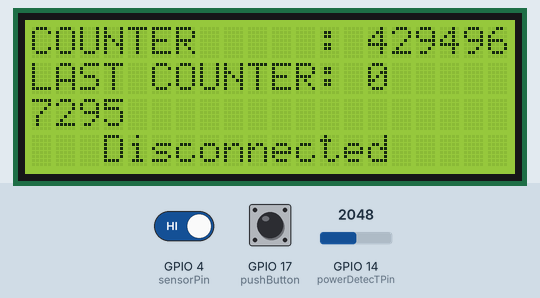
Bench run of a program on a simulated ESP32. On the bench: 20×4 character LCD. Inputs (shaded band) come from the test bench; at power-on: GPIO 17 (pushButton) HIGH, GPIO 4 (sensorPin) HIGH, GPIO 14 (powerDetecTPin) = 2048. WiFi joins after 1.5 s; servers stay silent unless stated; EEPROM starts erased; what the program prints to the serial monitor is not drawn.

Above: at 1.2 s.
1.3 s: GPIO 17 (pushButton) pulled LOW for 0.15 s
At 3.0 s:
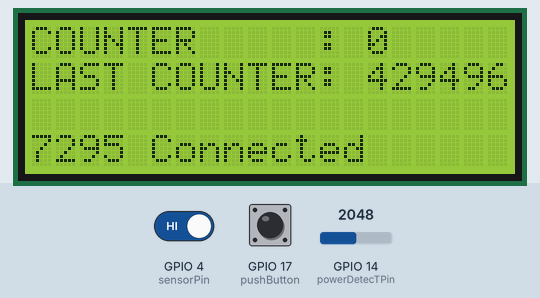
4.7 s: GPIO 4 (sensorPin) driven LOW
At 5.5 s:
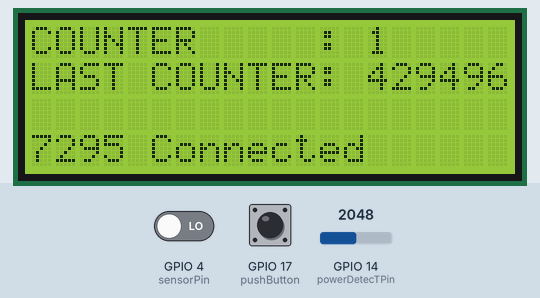
6.5 s: GPIO 17 (pushButton) pulled LOW for 1 s
At 7.0 s:
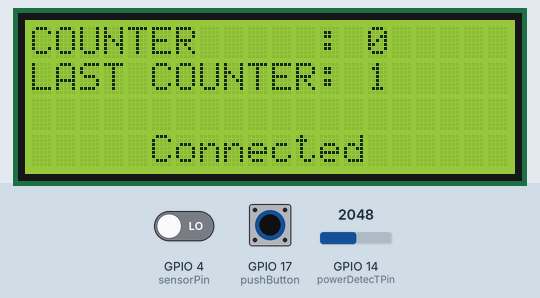
Timing chart, 0 to 9.5 s (numbered marks = the images above; inputs shaded):
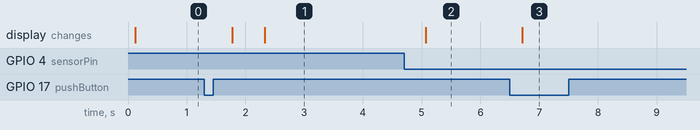

Measured:
- after the input at 1.3 s, the display: first changes after 0.48 s (image 1 shows a later state)
- after the input at 4.7 s, the display: changes after 0.37 s (image 2)
- after the input at 6.5 s, the display: changes after 0.21 s (image 3)

The program:

main.cpp
```cpp
#include <Arduino.h>
#include <Wifi.h>
#include <Wire.h>
#include <LiquidCrystal_I2C.h>
#include <EEPROM.h>

#define BLYNK_PRINT Serial
#define BLYNK_TEMPLATE_ID "TMPL6U5RXJ5k_"
#define BLYNK_TEMPLATE_NAME "Summary Counting"
#define BLYNK_AUTH_TOKEN "f8dbB5E9_w1LGEh9imLd59ro7ExnGRmK"
#include <BlynkSimpleEsp32.h>

#define sensorPin       4  // Proximity Pin
#define pushButton      17
#define powerDetecTPin  14

float analogThreshold = 4000; //analog value

char ssid[] = "KOK";
char pass[] = "123123123";

volatile unsigned long counter = 0;
unsigned long lastCounter = 0;
unsigned long lastInterruptTime = 0;
const unsigned long debounceSensor = 50;  // in milliseconds (ms) debounce delay
bool wifiStatus = 0;

LiquidCrystal_I2C lcd(0x27, 20, 4);

void IRAM_ATTR detectSensor();
void wifiAndSendDataTask(void *parameter);
void lcdDisplayTask(void *paramter);
void resetCounterTask(void *parameter);
void checkPowerDownTask(void *parameter);
unsigned long readCounterFromEEPROM();

void setup() {
  Serial.begin(9600);
  Wire.begin();
  lcd.init();
  lcd.backlight();
  pinMode(sensorPin, INPUT_PULLUP);
  pinMode(pushButton, INPUT_PULLUP);

  EEPROM.begin(64);
  counter = readCounterFromEEPROM();

  attachInterrupt(digitalPinToInterrupt(sensorPin), detectSensor, FALLING);

  // Task pada Core 0
  xTaskCreatePinnedToCore(wifiAndSendDataTask, "Wifi and Send Data Task", 5120, NULL, 1, NULL, 0);
  xTaskCreatePinnedToCore(checkPowerDownTask, "Check Power Down Task", 2048, NULL, 1, NULL, 1);

  // Task pada Core 1
  xTaskCreatePinnedToCore(lcdDisplayTask, "LCD Display Task", 2048, NULL, 2, NULL, 1);
  xTaskCreatePinnedToCore(resetCounterTask, "Reset Counter Task", 4096, NULL, 1, NULL, 1);
}

void loop() {
  // Serial.println(counter);
}

void IRAM_ATTR detectSensor() {
  unsigned long interruptTime = millis();
  bool readSensor = digitalRead(sensorPin);

  if(interruptTime - lastInterruptTime > debounceSensor) {
    if (readSensor == LOW) {
      counter++;
    }
    lastInterruptTime = interruptTime;
  }
}

void setupWifi() {
  WiFi.mode(WIFI_STA);
  WiFi.begin(ssid, pass);
  Serial.print("Connecting to WiFi ..");
  unsigned long startAttemptTime = millis();
  while (WiFi.status() != WL_CONNECTED && millis() - startAttemptTime < 30000) { // Timeout setelah 30 detik
    Serial.print('.');
    vTaskDelay(500 / portTICK_PERIOD_MS);  // Memberi kesempatan task lain berjalan
  }

  if (WiFi.status() == WL_CONNECTED) {
    Serial.println(WiFi.localIP());
    wifiStatus = 1;
  } else {
    Serial.println("Failed to connect to WiFi");
    wifiStatus = 0;
  }

  // Serial.print("Task SetupWifi: ");
  // Serial.println(uxTaskGetStackHighWaterMark(NULL)); // NULL berarti task ini
}


void wifiAndSendDataTask(void *parameter) {
  setupWifi();
  while(1) {
    // Logic pengiriman data ke server
    Blynk.config(BLYNK_AUTH_TOKEN);
    Blynk.connect();
    Blynk.virtualWrite(V0, counter);
    Serial.print("Send data to Blynk: ");
    Serial.println(counter);
    vTaskDelay(1000 / portTICK_PERIOD_MS);
    Serial.print("Task wifiAndSendata: ");
     Serial.println(uxTaskGetStackHighWaterMark(NULL)); // NULL berarti task ini
  }
}

void lcdDisplayTask(void *parameter) {
  while(1) {
    lcd.clear();
    lcd.setCursor(0,0);
    lcd.print("COUNTER     :");
    lcd.setCursor(14,0);
    lcd.print(counter);

    lcd.setCursor(0,1);
    lcd.print("LAST COUNTER:");
    lcd.setCursor(14,1);
    lcd.print(lastCounter);

    Serial.print("Counter: ");
    Serial.println(counter);
    Serial.print("Last Counter: ");
    Serial.println(lastCounter);

    if(wifiStatus == 1) {
      lcd.setCursor(5,3);
      lcd.print("Connected");
    } else {
      lcd.setCursor(3,3);
      lcd.print("Disconnected");
    }
    vTaskDelay(500 / portTICK_PERIOD_MS);
  //   Serial.print("Task lcdDisplay: ");
  // Serial.println(uxTaskGetStackHighWaterMark(NULL)); // NULL berarti task ini
  }
}

void resetCounterTask(void *parameter) {
  unsigned long lastSDebounceTime = 0;
  int debounceButton = 100;
  bool lastButtonState = HIGH;
  bool buttonState;
  bool buttonPressed = false;

  while(1) {
    buttonState = digitalRead(pushButton);

    if (buttonState != lastButtonState) {
      lastSDebounceTime = millis();
      buttonPressed = true;
    }

    if (millis() - lastSDebounceTime > debounceButton) {
      if (buttonState == LOW && buttonPressed == true) {
        Serial.println("Reset Counter");
        lastCounter = counter;
        Blynk.virtualWrite(V1, lastCounter);
        counter = 0;
        buttonPressed = false;
      }
    }

    lastButtonState = buttonState;
    vTaskDelay(10 / portTICK_PERIOD_MS);  // Delay kecil untuk mengurangi beban CPU
  //   Serial.print("Task ResetCounter: ");
  // Serial.println(uxTaskGetStackHighWaterMark(NULL)); // NULL berarti task ini
  }
}

void saveCounterToEEPROM(unsigned long value) {
  EEPROM.write(0, (value >> 24) & 0xFF);  // Byte pertama
  EEPROM.write(1, (value >> 16) & 0xFF);  // Byte kedua
  EEPROM.write(2, (value >> 8) & 0xFF);   // Byte ketiga
  EEPROM.write(3, value & 0xFF);          // Byte keempat
  EEPROM.commit();  // Pastikan data tersimpan ke EEPROM
}

unsigned long readCounterFromEEPROM() {
  unsigned long value = 0;
  value |= ((unsigned long)EEPROM.read(0)) << 24;
  value |= ((unsigned long)EEPROM.read(1)) << 16;
  value |= ((unsigned long)EEPROM.read(2)) << 8;
  value |= EEPROM.read(3);
  return value;
}

void checkPowerDownTask(void *parameter) {
  while(1) {
    int analogValue = analogRead(powerDetecTPin);

    if (analogValue < analogThreshold) {
      saveCounterToEEPROM(counter);
      vTaskDelay(500 / portTICK_PERIOD_MS);  // Beri waktu untuk penyimpanan
    }

    vTaskDelay(100 / portTICK_PERIOD_MS);  // Cek tegangan setiap 100ms
  }
}
```
